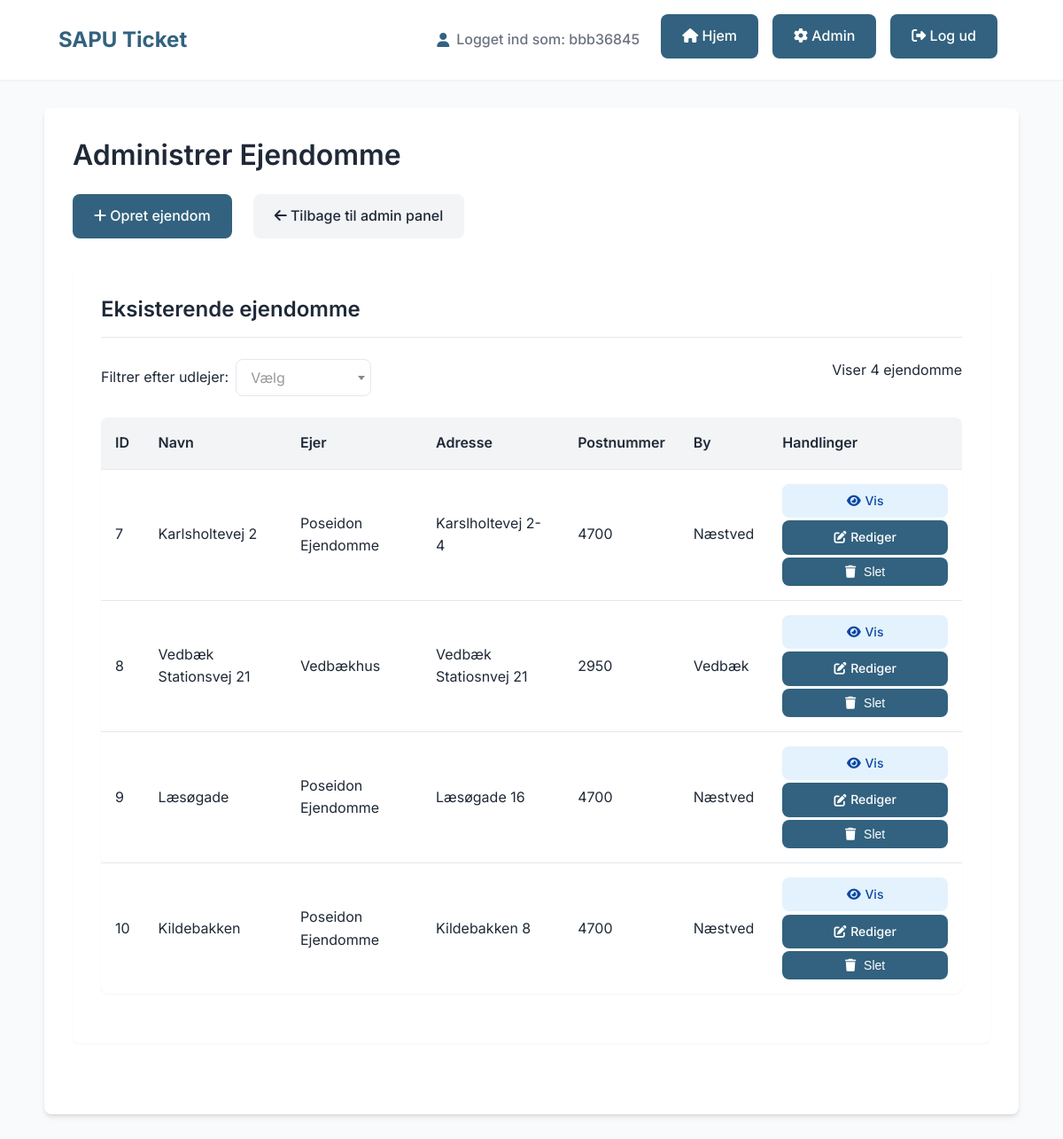
The page /admin/properties (signed in) on the database its author committed.
### tables this page shows
CREATE TABLE users (
    id INTEGER PRIMARY KEY AUTOINCREMENT,
    username TEXT NOT NULL UNIQUE,
    password_hash TEXT NOT NULL,
    role TEXT,
    invitation_token TEXT,
    invited_by INTEGER,
    unit_id INTEGER, company_name TEXT, phone TEXT, address TEXT, cvr TEXT, speciality TEXT, email TEXT,
    FOREIGN KEY (invited_by) REFERENCES users(id),
    FOREIGN KEY (unit_id) REFERENCES units(id)
);

CREATE TABLE properties (
    id INTEGER PRIMARY KEY AUTOINCREMENT,
    name TEXT NOT NULL,
    owner_id INTEGER NOT NULL,
    adresse TEXT NOT NULL,
    postnummer TEXT NOT NULL,
    by TEXT NOT NULL,
    FOREIGN KEY (owner_id) REFERENCES users(id)
);

### app.py (the view)
@app.route("/admin/properties")
@flask_login.login_required
def admin_properties():
    if flask_login.current_user.role != 'admin':
        flash('Du har ikke adgang til denne side.', 'error')
        return redirect(url_for('index'))
    conn = get_db_connection()
    try:
        owner_id = request.args.get('owner_id', '')
        query = 'SELECT * FROM properties'
        params = []
        if owner_id:
            query += ' WHERE owner_id = ?'
            params.append(owner_id)
        properties = conn.execute(query, params).fetchall()
        users = conn.execute("SELECT * FROM users WHERE role = 'udlejer'").fetchall()
    except Exception as e:
        print(f"Fejl ved hentning af ejendomme: {e}")
        properties = []
        users = []
        owner_id = ''
    finally:
        conn.close()
    return render_template(
        "admin_properties.html",
        properties=properties,
        users=users,
        selected_owner_id=owner_id
    )

### app.py (called while the page is built)
@login_manager.user_loader
def load_user(user_id):
    conn = get_db_connection()
    user = conn.execute('SELECT * FROM users WHERE id = ?', (user_id,)).fetchone()
    conn.close()
    if user:
        return User(user['id'], user['username'], user['password_hash'], user['role'], user['invitation_token'],
                    user['invited_by'], user['unit_id'])
    return None

@app.context_processor
def inject_login():
    return dict(flask_login=flask_login)

def get_db_connection():
    conn = sqlite3.connect(DATABASE)
    conn.row_factory = sqlite3.Row
    return conn

### templates/admin_properties.html (shortened to what this page needs)
{% extends "base.html" %}
{% block content %}
<div class="container">
    <h1>Administrer Ejendomme</h1>
    <div class="action-bar top-actions">
        <a href="{{ url_for('admin_create_property') }}" class="button-lookalike">
            <i class="fas fa-plus"></i> Opret ejendom
        </a>
        <a href="{{ url_for('admin') }}" class="button-lookalike button-secondary">
            <i class="fas fa-arrow-left"></i> Tilbage til admin panel
        </a>
    </div>
    <div class="admin-section">
        <h2>Eksisterende ejendomme</h2>
        <div class="filter-section">
            <div class="filter-group">
                <label for="owner-filter">Filtrer efter udlejer:</label>
            </div>
            <div class="filter-info">
                <p>Viser {{ properties|length }} ejendomme</p>
            </div>
        </div>
        <table>
            <thead>
                <tr>
                    <th>ID</th>
                    <th>Navn</th>
                    <th>Ejer</th>
                    <th>Adresse</th>
                    <th>Postnummer</th>
                    <th>By</th>
                    <th>Handlinger</th>
                </tr>
            </thead>
            <tbody>
                {% for property in properties %}
                <tr>
                    <td data-label="ID">{{ property.id }}</td>
                    <td data-label="Navn">{{ property.name }}</td>
                    <td data-label="Ejer">
                        {% for user in users %}
                            {% if user.id == property.owner_id %}
                                {{ user.username }}
                            {% endif %}
                        {% endfor %}
                    </td>
                    <td data-label="Adresse">{{ property.adresse }}</td>
                    <td data-label="Postnummer">{{ property.postnummer }}</td>
                    <td data-label="By">{{ property.by }}</td>
                    <td data-label="Handlinger">
                        <div class="action-buttons">
                            <a href="{{ url_for('view_property', property_id=property.id) }}" class="button-lookalike action-button view-button">
                                <i class="fas fa-eye"></i> Vis
                            </a>
                            <a href="{{ url_for('edit_property', property_id=property.id) }}" class="button-lookalike action-button">
                                <i class="fas fa-edit"></i> Rediger
                            </a>
                            <form action="{{ url_for('delete_property', property_id=property.id) }}" method="post" style="display:inline; margin: 0;">
                                <button type="submit" onclick="return confirm('Er du sikker på, at du vil slette denne ejendom?')" class="button-lookalike button-secondary action-button">
                                    <i class="fas fa-trash"></i> Slet
                                </button>
                            </form>
                        </div>
                    </td>
                </tr>
                {% endfor %}
            </tbody>
        </table>
    </div>
</div>
{% endblock %}

### templates/base.html (shortened to what this page needs)
<!DOCTYPE html>
<html lang="da">
<head>
    <link href="https://cdn.jsdelivr.net/npm/select2@4.1.0-rc.0/dist/css/select2.min.css" rel="stylesheet" />
    <link rel="stylesheet" href="https://cdnjs.cloudflare.com/ajax/libs/font-awesome/6.4.0/css/all.min.css">
</head>
<body>
    <div class="header">
        <div class="header-container">
            <div class="logo">SAPU Ticket</div>
            <div class="nav-links">
                {% if flask_login.current_user.is_authenticated %}
                    <div class="user-info">
                        <i class="fas fa-user"></i> Logget ind som: {{ flask_login.current_user.username }}
                    </div>
                    <a href="{{ url_for('index') }}" class="button-lookalike">
                        <i class="fas fa-home"></i> Hjem
                    </a>
                    {% if flask_login.current_user.role == 'admin' %}
                        <a href="{{ url_for('admin') }}" class="button-lookalike">
                            <i class="fas fa-cog"></i> Admin
                        </a>
                    {% endif %}
                    <a href="{{ url_for('logout') }}" class="button-lookalike">
                        <i class="fas fa-sign-out-alt"></i> Log ud
                    </a>
                {% else %}
                    <a href="{{ url_for('login') }}" class="button-lookalike">
                        <i class="fas fa-sign-in-alt"></i> Log ind
                    </a>
                {% endif %}
            </div>
        </div>
    </div>
    {% block content %}{% endblock %}
</body>
</html>

### templates/base.html (style rules this page uses)
:root { --primary-color: #32627f; --primary-hover: #264c61; --primary-light: #a8c5d3; --secondary-color: #f3f4f6; --secondary-hover: #e5e7eb; --text-color: #1f2937; --light-text: #6b7280; --border-color: #e5e7eb; --success-color: #10b981; --error-color: #ef4444; --warning-color: #f59e0b; --container-width: 1100px; --shadow-sm: 0 1px 2px 0 rgba(0, 0, 0, 0.05); --shadow: 0 4px 6px -1px rgba(0, 0, 0, 0.1), 0 2px 4px -1px rgba(0, 0, 0, 0.06); --shadow-lg: 0 10px 15px -3px rgba(0, 0, 0, 0.1), 0 4px 6px -2px rgba(0, 0, 0, 0.05); --radius: 0.5rem; --button-text: #ffffff; }
* { box-sizing: border-box; margin: 0; padding: 0; }
body { font-family: 'Inter', -apple-system, BlinkMacSystemFont, sans-serif; line-height: 1.6; color: var(--text-color); background-color: #f9fafb; padding: 0; margin: 0; }
h1, h2, h3, h4, h5, h6 { font-weight: 600; line-height: 1.3; color: var(--text-color); margin-bottom: 1rem; }
h1 { font-size: 2rem; margin-bottom: 1.5rem; }
h2 { font-size: 1.5rem; margin-top: 2rem; margin-bottom: 1rem; padding-bottom: 0.5rem; border-bottom: 1px solid var(--border-color); }
p { margin-bottom: 1rem; }
a { color: var(--primary-color); text-decoration: none; transition: color 0.2s; }
.container { max-width: var(--container-width); margin: 2rem auto; background: #fff; padding: 2rem; border-radius: var(--radius); box-shadow: var(--shadow); }
.header { background-color: white; box-shadow: var(--shadow-sm); padding: 1rem 0; margin-bottom: 2rem; }
.header-container { max-width: var(--container-width); margin: 0 auto; padding: 0 1rem; display: flex; justify-content: space-between; align-items: center; flex-wrap: wrap; }
.logo { font-size: 1.5rem; font-weight: 700; color: var(--primary-color); margin: 0.5rem 0; }
.nav-links { display: flex; flex-wrap: wrap; gap: 0.5rem; align-items: center; }
.user-info { display: flex; align-items: center; margin-right: 1rem; font-weight: 500; color: var(--light-text); }
.user-info i { margin-right: 0.5rem; color: var(--primary-color); }
form { margin-bottom: 2rem; }
form button[type="submit"], .button-lookalike, form input[type="submit"] { background-color: var(--primary-color); color: var(--button-text); padding: 0.75rem 1.5rem; border: none; border-radius: var(--radius); cursor: pointer; font-weight: 500; font-size: 1rem; text-decoration: none; display: inline-block; transition: all 0.2s ease; margin-right: 0.5rem; margin-bottom: 0.5rem; position: relative; overflow: hidden; }
.button-secondary { background-color: var(--secondary-color); color: var(--text-color); }
table { width: 100%; border-collapse: collapse; margin: 1.5rem 0; border-radius: var(--radius); overflow: hidden; box-shadow: var(--shadow-sm); }
th, td { padding: 1rem; text-align: left; border-bottom: 1px solid var(--border-color); }
th { background-color: var(--secondary-color); font-weight: 600; color: var(--text-color); }
tr:last-child td { border-bottom: none; }
td a { color: var(--primary-color); text-decoration: none; font-weight: 500; }
.view-button { background-color: #e3f2fd; color: #0d47a1; }
.action-buttons { display: flex; gap: 0.5rem; flex-wrap: wrap; }
.action-buttons .button-lookalike { padding: 0.5rem 0.75rem; font-size: 0.875rem; margin: 0; }

### templates/admin_properties.html (style rules this page uses)
.admin-section { margin-bottom: 3rem; background-color: white; border-radius: var(--radius); padding: 2rem; box-shadow: var(--shadow-sm); }
.admin-section h2 { margin-top: 0; border-bottom: 1px solid var(--border-color); padding-bottom: 1rem; margin-bottom: 1.5rem; }
.action-bar { display: flex; gap: 1rem; margin-bottom: 2rem; flex-wrap: wrap; }
.top-actions { margin-bottom: 1.5rem; }
.action-buttons { display: flex; flex-direction: row; gap: 0.2rem; justify-content: flex-start; width: 100%; }
.action-buttons > a, .action-buttons > form { flex: 1; }
.action-button { width: 100%; text-align: center; margin: 0; padding: 0.2rem 0.4rem; display: flex; align-items: center; justify-content: center; font-size: 0.8rem; min-width: auto; }
.action-button i { margin-right: 0.3rem; }
.filter-section { display: flex; justify-content: space-between; align-items: center; margin-bottom: 1.5rem; flex-wrap: wrap; gap: 1rem; }
.filter-group { display: flex; align-items: center; gap: 0.5rem; }
.filter-info { display: flex; align-items: center; gap: 1rem; }
@media (min-width: 768px) { .action-button { min-width: 100px; } }
.view-button { background-color: #e3f2fd; color: #0d47a1; }

### rows shown on the page
users: current_user.username "bbb36845"
properties: id "7", name "Karlsholtevej 2", adresse "Karslholtevej 2-4", postnummer "4700", by "Næstved"
users: username "Poseidon Ejendomme"
properties: id "8", name "Vedbæk Stationsvej 21", adresse "Vedbæk Statiosnvej 21", postnummer "2950", by "Vedbæk"
users: username "Vedbækhus"
properties: id "9", name "Læsøgade", adresse "Læsøgade 16", postnummer "4700", by "Næstved"
properties: id "10", name "Kildebakken", adresse "Kildebakken 8", postnummer "4700", by "Næstved"

### other values the page prints
{{ properties|length }} "4"
